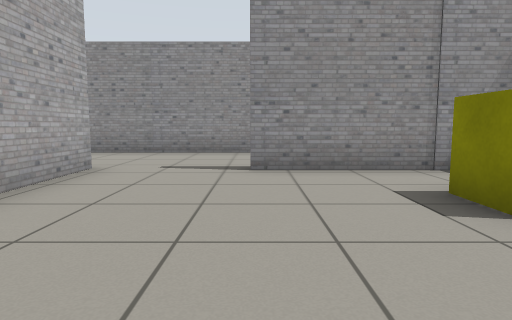
[1] (above)

18 first-person views from a walk through a world built for the Gazebo simulator. The camera is 0.72 m above the floor, tilts 6° down and sees 75° across. The floor is counted in squares, 1 m on a side. Each view is taken from the middle of a square. On the plan, view 1 faces up. The plan holds only what a view shows up to about 10 squares ahead; the rest is blank. Simple shapes stand in for some stock models.

[2]
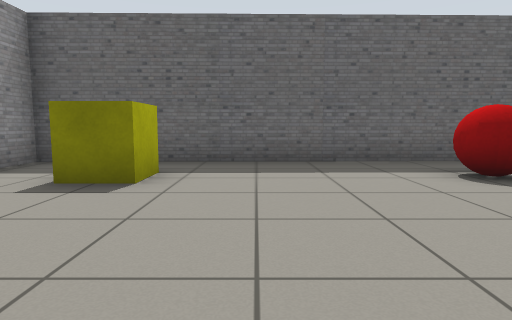

[3]
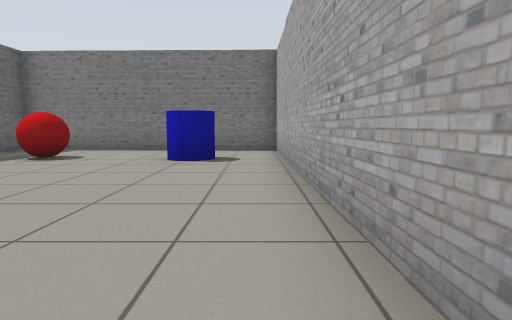

[4]
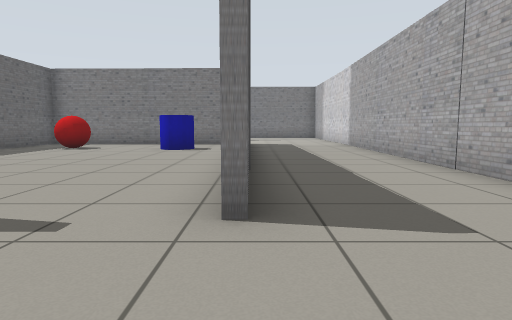

[5]
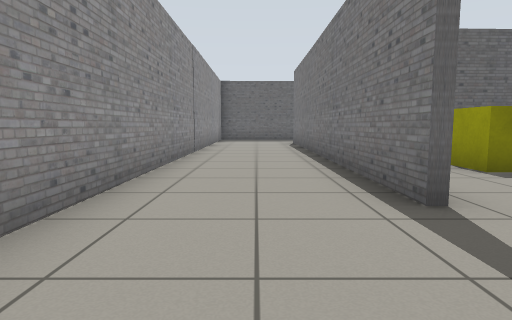

[6]
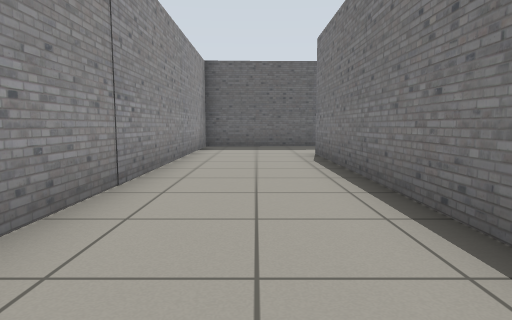

[7]
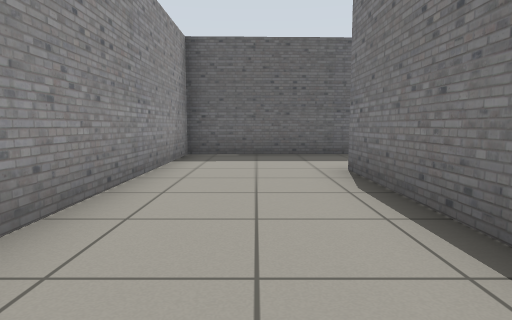

[8]
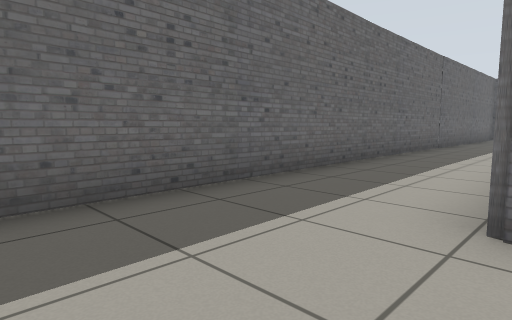

[9]
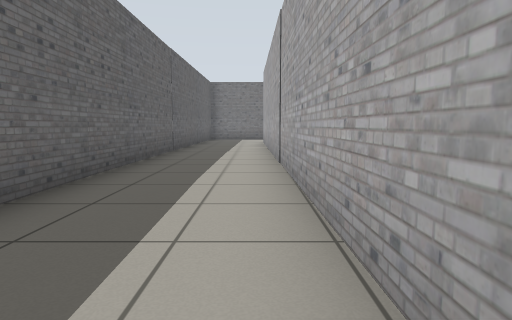

[10]
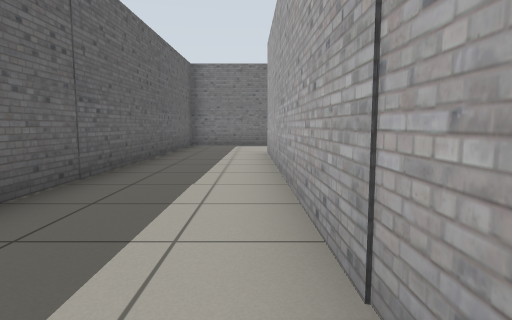

[11]
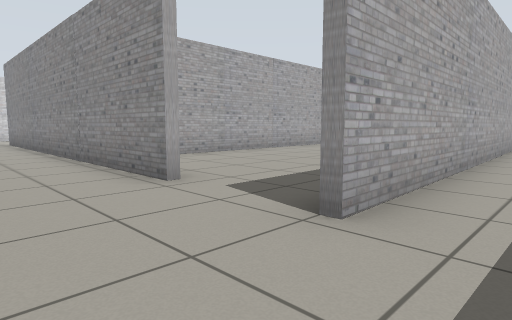

[12]
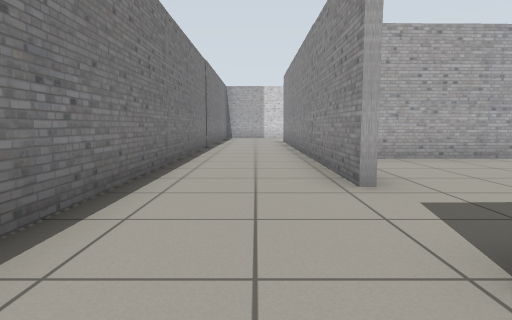

[13]
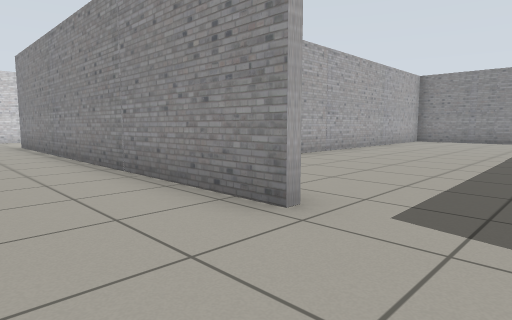

[14]
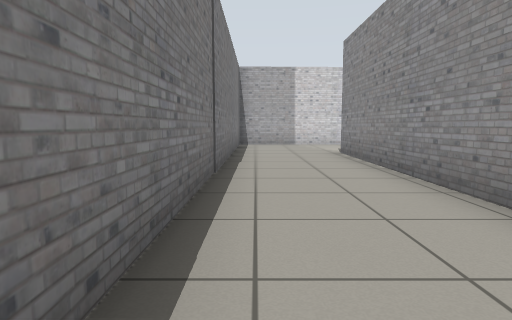

[15]
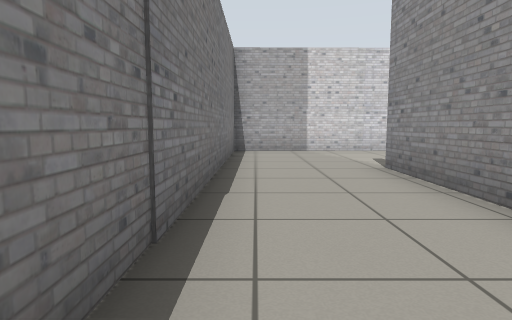

[16]
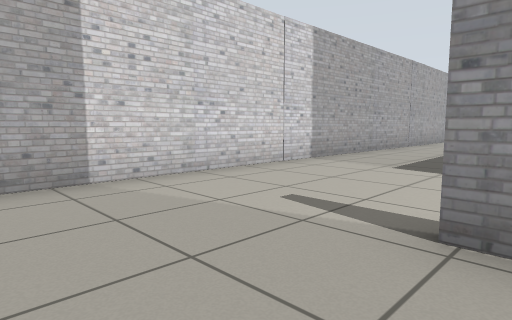

[17]
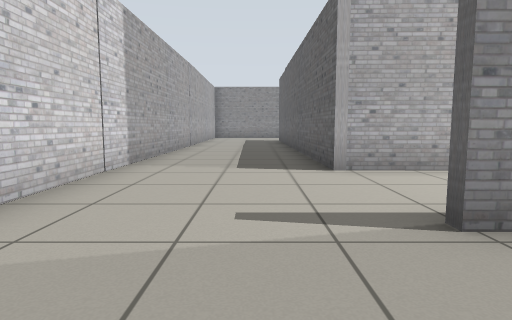

[18]
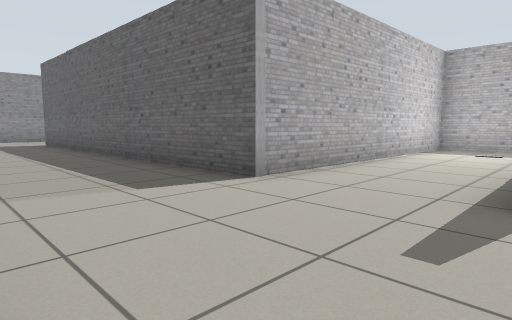

### Floor plan
Ten units are one square. View 1 is at (0, 0); x grows to the right and y downward. Boxes are objects, and circles mark ways between rooms. Rooms are numbered by the first view taken in them; rooms with no view inside come last. Other rooms are left out.
<svg viewBox="-70 -91 210 202">
<path fill="none" stroke="#000" d="M-27 -46 -25 45 47 47 45 -53 -1 -53M47 66 47 49 -28 47 -30 -50M82 78 -26 78M132 91 133 33M135 35 132 -86 -44 -86M-1 -55 104 -55 107 78M-64 -14 -63 106 100 106M-65 -26 -64 -18M-27 -56 -27 -46M-63 -39 -62 -14M48 8 49 64"/>
<rect x="-15" y="15" width="20" height="10" fill="#bbb"><title>blue cylinder</title></rect>
<rect x="15" y="15" width="20" height="20" fill="#bbb"><title>red ball</title></rect>
<rect x="15" y="-35" width="20" height="10" fill="#bbb"><title>yellow box</title></rect>
<circle cx="-15" cy="-50" r="3" fill="#2a7"/>
<circle cx="95" cy="85" r="3" fill="#2a7"/>
<text x="10" y="0">1</text>
<text x="30" y="60">2</text>
<text x="80" y="10">3</text>
</svg>
Room 1 opens to room 2. Room 2 opens to room 3.

Where each view was taken, in squares from view 1:
view 1: 0 up, 0 right, facing up
view 2: 1 up, 2 left, facing right
view 3: 5 up, 2 left, facing down
view 4: 8 up, 3 left, facing down
view 5: 7 up, 3 left, facing right
view 6: 7 up, 2 right, facing right
view 7: 7 up, 5 right, facing right
view 8: 8 up, 10 right, facing down-right
view 9: 6 up, 11 right, facing down
view 10: 1 up, 11 right, facing down
view 11: 10 down, 12 right, facing up-left
view 12: 9 down, 12 right, facing left
view 13: 10 down, 10 right, facing up-left
view 14: 10 down, 6 right, facing left
view 15: 10 down, 3 right, facing left
view 16: 10 down, 2 left, facing up-left
view 17: 10 down, 4 left, facing up
view 18: 8 down, 6 left, facing up-right
